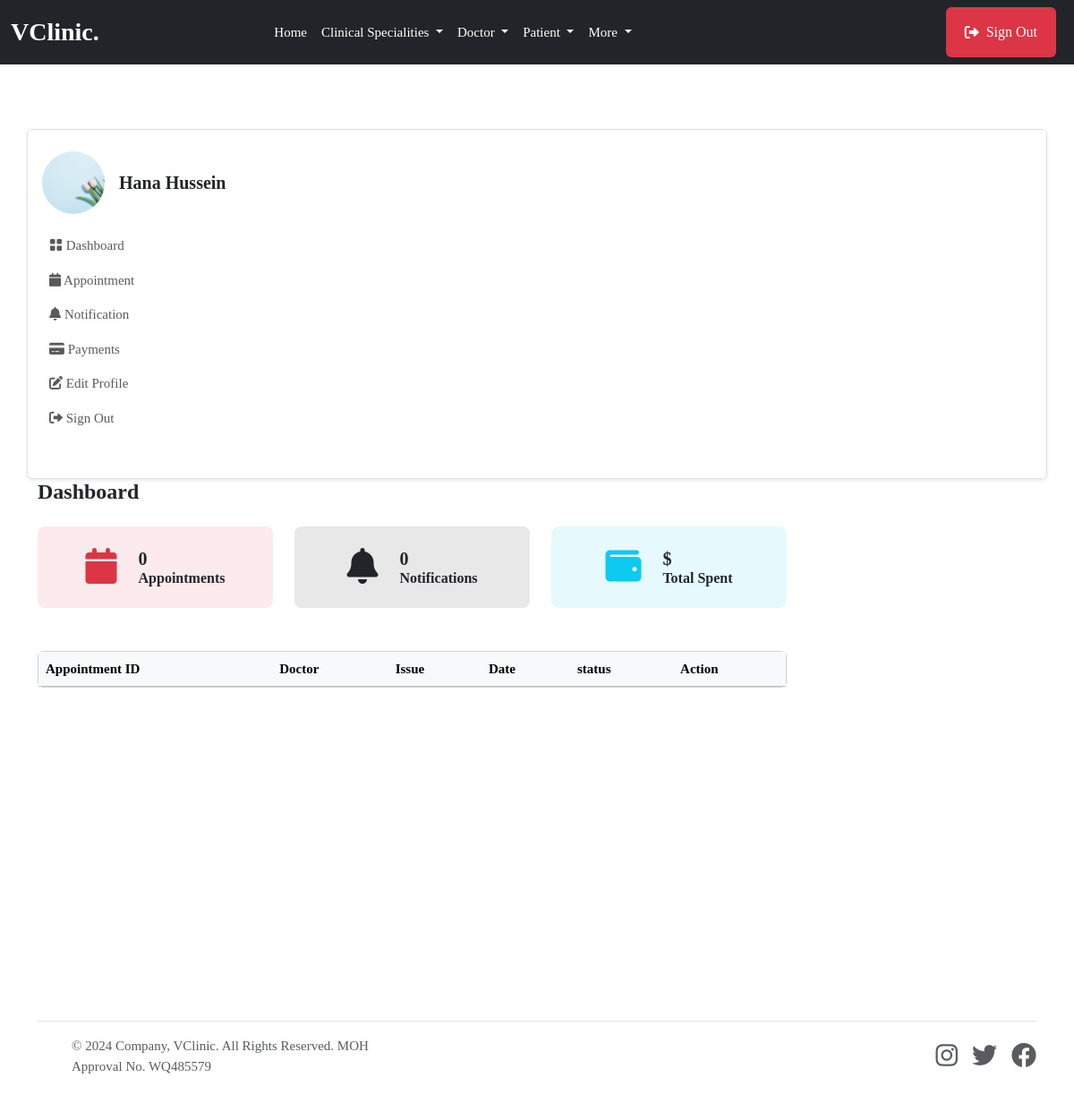
The page /patient/ (signed in) on the database as committed earlier.
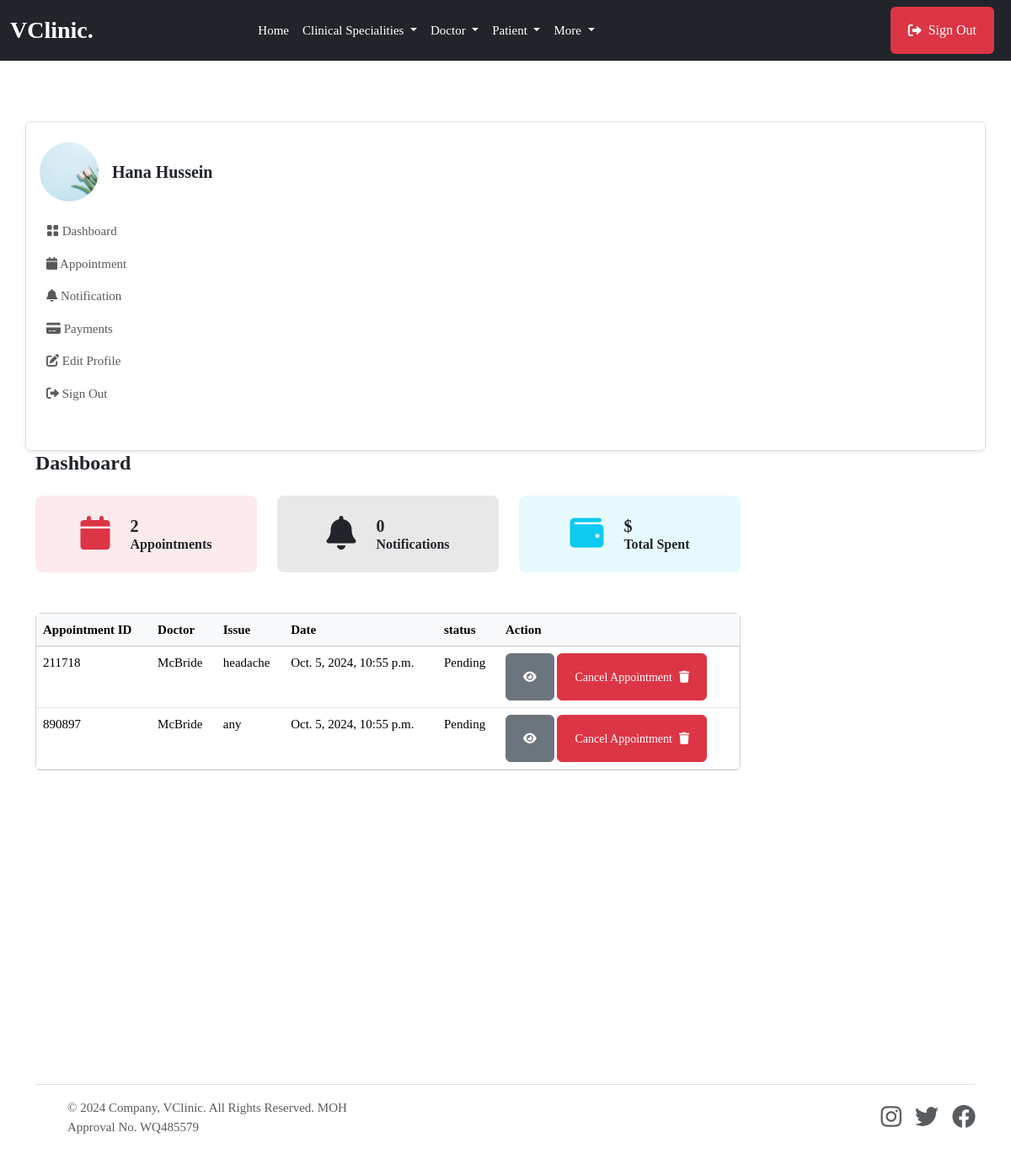
The same page on the database as committed later.
### mainapp/models.py (models this page shows, shortened)
class Appointment(models.Model):
    STATUS = [
        ('Scheduled', 'Scheduled'),
        ('Completed', 'Completed'),
        ('Pending', 'Pending'),
        ('Cancelled', 'Cancelled')
    ]
    service = models.ForeignKey(Service, on_delete=models.SET_NULL, null=True, blank=True, related_name='service_appointments')
    doctor = models.ForeignKey(doctor_models.Doctor, on_delete=models.SET_NULL, null=True, blank=True, related_name='doctor_appointments')
    patient = models.ForeignKey(patient_models.Patient, on_delete=models.SET_NULL, null=True, blank=True, related_name='appointments_patient')
    appointment_date = models.DateTimeField(null=True, blank=True)
    issues = models.TextField(blank=True, null=True)
    symptoms = models.TextField(blank=True, null=True)
    appointment_id = ShortUUIDField(length=6, max_length=10, alphabet="1234567890")
    appointment_status = models.CharField(max_length=120, choices=STATUS, default='Pending')

### doctorapp/models.py (models this page shows, shortened)
class Doctor(models.Model):         #create a new model from scratch
    user = models.OneToOneField(userauth_models.User, on_delete=models.CASCADE)  #when we delete this user , we delete doctor, there should be only one doctor that has one user model
    image = models.FileField(upload_to='images', default='images/doctor-default.png', blank=True, null=True)
    full_name = models.CharField(max_length=100, blank=True, null=True)
    mobile = models.CharField(max_length=15, blank=True, null=True)
    country = models.CharField(max_length=100, null=True, blank=True)
    bio = models.CharField(max_length=100, null=True, blank=True)
    specializations = models.CharField(max_length=100, null=True, blank=True)
    qualifications = models.CharField(max_length=100, null=True, blank=True)
    years_of_experience = models.CharField(max_length=100, null=True, blank=True)
    next_available_appointment_date = models.DateTimeField(default=timezone.now, null=True, blank=True)

### patientapp/views.py (the view)
# urls.py: path("", views.dashboard, name="dashboard"),
@login_required
def dashboard(request):
    patient = patient_models.Patient.objects.get(user=request.user)
    appointments = base_models.Appointment.objects.filter(patient=patient)
    notifications = patient_models.Notification.objects.filter(patient=patient, seen=False)
    context = {
        'appointments': appointments,
        'notifications': notifications,
        }
    return render(request, "patientapp/dashboard.html", context)

### templates/patientapp/dashboard.html (shortened to what the changed rows need)
{% extends 'partials/base.html' %} {% block content %}
<section class="pt-5 pb-5">
    <div class="container">
            <div class="col-lg-9 col-md-8 col-12">
                <div class="row mb-4">
                    <div class="col-sm-6 col-lg-4 mb-3 mb-lg-0">
                        <div class="d-flex justify-content-center align-items-center p-4 bg-danger bg-opacity-10 rounded-3">
                            <div class="ms-4">
                                <div class="d-flex">
                                    <h5 class="mb-0 fw-bold">{{appointments.count}}</h5>
                                </div>
                            </div>
                        </div>
                    </div>
                </div>
                <div class="card mb-4 mt-5">
                    <div class="table-responsive overflow-y-hidden">
                        <table class="table mb-0 text-nowrap table-hover table-centered text-nowrap">
                            <thead class="table-light">
                                <tr>
                                    <th>Appointment ID</th>
                                    <th>Doctor</th>
                                    <th>Issue</th>
                                    <th>Date</th>
                                    <th>status</th>
                                    <th>Action</th>
                                </tr>
                            </thead>
                            <tbody>
                                {% for a in appointments %}
                                <tr>
                                    <td>{{a.appointment_id}}</td>
                                    <td>{{a.doctor.full_name}}</td>
                                    <td>{{a.issues}}</td>
                                    <td>{{a.appointment_date}}</td>
                                    <td>{{a.appointment_status}}</td>
                                    <td>
                                        <a href="{% url 'patientapp:appointment_detail' a.appointment_id %}" class="btn btn-secondary btn-sm"> <i class="fas fa-eye"></i></a>
                                        <a href="{% url 'patientapp:cancel_appointment' a.appointment_id %}" class="btn btn-danger btn-sm">Cancel Appointment <i class="fas fa-trash ms-2"></i></a>
                                    </td>
                                </tr>
                                {% endfor %}
                            </tbody>
                        </table>
                    </div>
                </div>
            </div>
        </div>
</section>
{% endblock content %}

Rows that differ between the two databases and show on the page:
added Appointment: appointment_id "211718", doctor.full_name "McBride", issues "headache", appointment_date "Oct. 5, 2024, 10:55 p.m.", appointment_status "Pending"
added Appointment: appointment_id "890897", doctor.full_name "McBride", issues "any", appointment_date "Oct. 5, 2024, 10:55 p.m.", appointment_status "Pending"
Other text that changed with them:
{{ appointments.count }}: "0" → "2"
